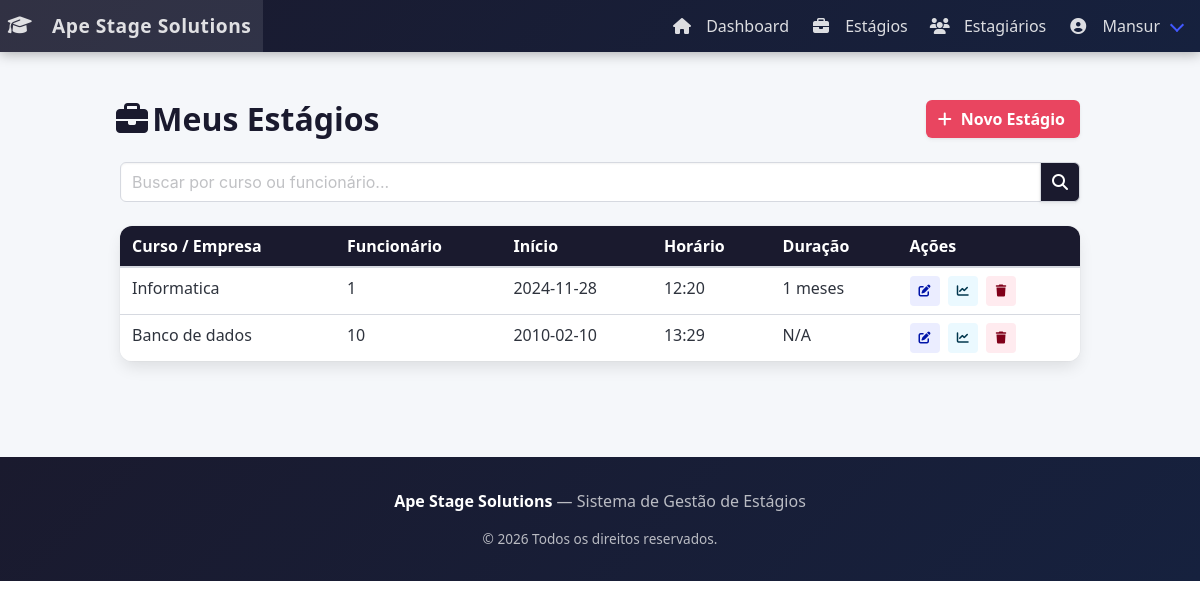
The app's page /listar_estagios.php (signed in) with its own data.
### tables this page shows
CREATE TABLE usuario (
    id INTEGER PRIMARY KEY AUTOINCREMENT,
    nome TEXT NOT NULL UNIQUE,
    senha TEXT NOT NULL,
    perfil_ativo BOOLEAN NOT NULL
);

CREATE TABLE estagios (
    id INTEGER PRIMARY KEY AUTOINCREMENT,
    empresa TEXT NOT NULL,
    funcionario TEXT NOT NULL,
    data TEXT NOT NULL,
    horario TEXT NOT NULL
, usuario_id INTEGER, Duracao NUMERIC NOT NULL DEFAULT 0, data_termino DATE);

### config.php (called while the page is built, shortened)
<?php
function usuarioLogado(): ?int {
    return isset($_SESSION['usuario_id']) ? (int) $_SESSION['usuario_id'] : null;
}
function csrfToken(): string {
    return $_SESSION['csrf_token'];
}

### app/Database/Conectar.php (called while the page is built)
<?php
require_once __DIR__ . '/../../config.php';
class Database {
    private static $pdo;
    public static function getInstance() {
        if (self::$pdo === null) {
            try {
                self::$pdo = new PDO('sqlite:' . DB_PATH);
                self::$pdo->setAttribute(PDO::ATTR_ERRMODE, PDO::ERRMODE_EXCEPTION);
                self::$pdo->setAttribute(PDO::ATTR_DEFAULT_FETCH_MODE, PDO::FETCH_ASSOC);
            } catch (PDOException $e) {
                die('Erro ao conectar ao banco de dados: ' . $e->getMessage());
            }
        }
        return self::$pdo;
    }
}
function getDB() {
    return Database::getInstance();
}

### app/Model/UserBanco.php (called while the page is built, shortened)
<?php
class UserBanco {
    private PDO $pdo;
    public function __construct() {
        require_once __DIR__ . '/../Database/Conectar.php';
        $this->pdo = getDB();
    }
    public function buscarPorId(int $id): ?array {
        $sql = 'SELECT id, nome, perfil_ativo FROM usuario WHERE id = :id';
        $stmt = $this->pdo->prepare($sql);
        $stmt->bindValue(':id', $id, PDO::PARAM_INT);
        $stmt->execute();
        $resultado = $stmt->fetch();
        return $resultado ?: null;
    }
}

### app/Model/Estagiobanco.php (called while the page is built, shortened)
<?php
class Estagiosbanco {
    private PDO $pdo;
    public function __construct() {
        require_once __DIR__ . '/../Database/Conectar.php';
        $this->pdo = getDB();
    }
    public function listarestagios(int $usuarioId): array {
        $sql = 'SELECT e.*, e.data_termino
                FROM estagios e
                INNER JOIN user_est ue ON e.id = ue.estagio_id
                WHERE ue.usuario_id = :usuario_id
                ORDER BY e.data DESC';
        $stmt = $this->pdo->prepare($sql);
        $stmt->bindValue(':usuario_id', $usuarioId, PDO::PARAM_INT);
        $stmt->execute();
        return $stmt->fetchAll(PDO::FETCH_ASSOC);
    }
}

### listar_estagios.php (the view, shortened to what this page needs)
<?php
require_once __DIR__ . '/config.php';
require_once __DIR__ . '/app/Model/Estagiobanco.php';
$usuarioId   = usuarioLogado();
$estagiosBanco = new Estagiosbanco();
$estagios = $estagiosBanco->listarestagios($usuarioId);
$busca    = trim($_GET['busca'] ?? '');
require __DIR__ . '/header.php';
?>
<section class="section">
    <div class="container">
        <div class="level mb-5">
            <div class="level-left">
                <h2 class="title" style="color:#1a1a2e;"><span class="icon"><i class="fas fa-briefcase"></i></span> Meus Estágios</h2>
            </div>
            <div class="level-right">
                <a href="adicionar_estagio.php" class="button has-text-weight-bold" style="background:#e94560; color:#fff; border:none;">
                    <span class="icon"><i class="fas fa-plus"></i></span><span>Novo Estágio</span>
                </a>
            </div>
        </div>
        <form method="GET" class="mb-5">
            <div class="field has-addons">
                <div class="control is-expanded">
                    <input class="input" type="text" name="busca" placeholder="Buscar por curso ou funcionário..." value="<?= htmlspecialchars($busca) ?>">
                </div>
                <div class="control">
                    <button type="submit" class="button" style="background:#1a1a2e; color:#fff;"><span class="icon"><i class="fas fa-search"></i></span></button>
                </div>
            </div>
        </form>
        <?php if (!empty($estagios)): ?>
            <div class="box" style="border-radius:12px; overflow:hidden; padding:0;">
                <table class="table is-fullwidth is-hoverable" style="margin:0;">
                    <thead style="background:#1a1a2e;">
                        <tr>
                            <th style="color:#fff;">Curso / Empresa</th>
                            <th style="color:#fff;">Funcionário</th>
                            <th style="color:#fff;">Início</th>
                            <th style="color:#fff;">Horário</th>
                            <th style="color:#fff;">Duração</th>
                            <th style="color:#fff;">Ações</th>
                        </tr>
                    </thead>
                    <tbody>
                        <?php foreach ($estagios as $estagio): ?>
                            <?php
                            $duracao = 'N/A';
                            if (!empty($estagio['data']) && !empty($estagio['data_termino'])) {
                                $di = new DateTime($estagio['data']);
                                $dt = new DateTime($estagio['data_termino']);
                                $diff = $di->diff($dt);
                                $duracao = $diff->m + ($diff->y * 12) . ' meses';
                            }
                            ?>
                            <tr>
                                <td><?= htmlspecialchars($estagio['empresa'] ?? '') ?></td>
                                <td><?= htmlspecialchars($estagio['funcionario'] ?? '') ?></td>
                                <td><?= htmlspecialchars($estagio['data'] ?? '') ?></td>
                                <td><?= htmlspecialchars($estagio['horario'] ?? '') ?></td>
                                <td><?= $duracao ?></td>
                                <td>
                                    <a href="editar_estagio.php?id=<?= $estagio['id'] ?>" class="button is-small is-link is-light mr-1">
                                        <span class="icon"><i class="fas fa-edit"></i></span>
                                    </a>
                                    <a href="feedback_estagio.php?id=<?= $estagio['id'] ?>" class="button is-small is-info is-light mr-1">
                                        <span class="icon"><i class="fas fa-chart-line"></i></span>
                                    </a>
                                    <a href="listar_estagios.php?excluir_id=<?= $estagio['id'] ?>&token=<?= csrfToken() ?>"
                                       class="button is-small is-danger is-light"
                                       onclick="return confirm('Deseja excluir este estágio?')">
                                        <span class="icon"><i class="fas fa-trash"></i></span>
                                    </a>
                                </td>
                            </tr>
                        <?php endforeach; ?>
                    </tbody>
                </table>
            </div>
        <?php endif; ?>
    </div>
</section>
<?php require __DIR__ . '/footer.php'; ?>

### header.php (shortened to what this page needs)
<?php
require_once __DIR__ . '/config.php';
$usuarioAtual = usuarioLogado();
$nomeUsuario  = '';
if ($usuarioAtual) {
    require_once __DIR__ . '/app/Model/UserBanco.php';
    $dadosUsuario = (new UserBanco())->buscarPorId($usuarioAtual);
    $nomeUsuario  = $dadosUsuario['nome'] ?? '';
}
?>
<!DOCTYPE html>
<html lang="pt-BR">
<head>
    <link rel="stylesheet" href="https://cdn.jsdelivr.net/npm/bulma@1.0.2/css/bulma.min.css">
    <link rel="stylesheet" href="https://cdnjs.cloudflare.com/ajax/libs/font-awesome/6.5.0/css/all.min.css">
</head>
<body>
<nav class="navbar" role="navigation">
    <div class="navbar-brand">
        <a class="navbar-item" href="<?= $usuarioAtual ? 'conteudo.php' : 'inicio.php' ?>">
            <span class="icon mr-2"><i class="fas fa-graduation-cap"></i></span>
            <?= APP_NAME ?>
        </a>
    </div>
    <div id="navMenu" class="navbar-menu">
        <div class="navbar-end">
            <?php if ($usuarioAtual): ?>
                <a class="navbar-item" href="conteudo.php"><span class="icon"><i class="fas fa-home"></i></span>&nbsp;Dashboard</a>
                <a class="navbar-item" href="listar_estagios.php"><span class="icon"><i class="fas fa-briefcase"></i></span>&nbsp;Estágios</a>
                <a class="navbar-item" href="listar_estagiarios.php"><span class="icon"><i class="fas fa-users"></i></span>&nbsp;Estagiários</a>
                <div class="navbar-item has-dropdown is-hoverable">
                    <a class="navbar-link">
                        <span class="icon"><i class="fas fa-user-circle"></i></span>&nbsp;<?= htmlspecialchars($nomeUsuario) ?>
                    </a>
                </div>
            <?php else: ?>
                <a class="navbar-item" href="login.php"><span class="icon"><i class="fas fa-sign-in-alt"></i></span>&nbsp;Login</a>
                <a class="navbar-item" href="registro.php"><span class="icon"><i class="fas fa-user-plus"></i></span>&nbsp;Registrar</a>
            <?php endif; ?>
        </div>
    </div>
</nav>

### footer.php
<footer class="footer" style="background:linear-gradient(135deg,#1a1a2e,#16213e); color:rgba(255,255,255,0.7); padding:2rem 1.5rem; margin-top:3rem;">
    <div class="content has-text-centered">
        <p><strong style="color:#fff;"><?= APP_NAME ?></strong> &mdash; Sistema de Gestão de Estágios</p>
        <p style="font-size:0.85rem;">&copy; <?= date('Y') ?> Todos os direitos reservados.</p>
    </div>
</footer>
</body>
</html>

### header.php (style rules this page uses)
:root { --primary: #1a1a2e; --primary-light: #16213e; --accent: #e94560; --accent-hover: #c73652; }
body { background-color: #f5f7fa; font-family: 'Segoe UI', sans-serif; }
.navbar { background: linear-gradient(135deg, var(--primary), var(--primary-light)); box-shadow: 0 2px 12px rgba(0,0,0,0.3); }
.navbar-brand .navbar-item { color: #fff; font-size: 1.2rem; font-weight: 700; letter-spacing: 0.5px; }
.navbar-item, .navbar-link { color: rgba(255,255,255,0.85) !important; transition: color 0.2s; }

### records on screen
usuario: nome "Mansur"
estagios: empresa "Informatica", funcionario "1", data "2024-11-28", horario "12:20", duracao "1 meses"
estagios: empresa "Banco de dados", funcionario "10", data "2010-02-10", horario "13:29", duracao "N/A"

### other values on screen
APP_NAME "Ape Stage Solutions"
